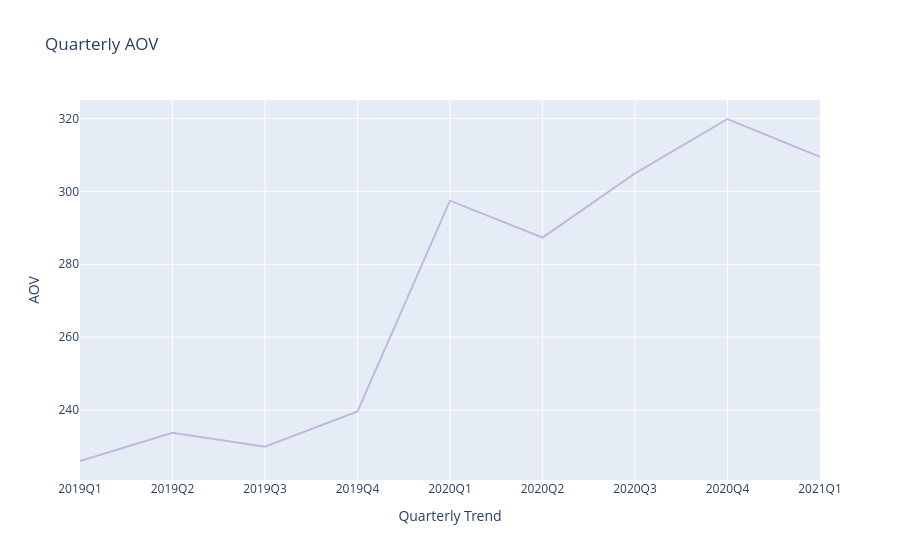

Notebook code cell kept with this figure:
### Code cell
# Graph of AOV of QoQ
fig = px.line(data_frame= aov_quarter, x='QUARTER', y = 'sum',
             labels= {'QUARTER' : 'Quarterly Trend', 
                      'sum' : 'AOV'},
             title= 'Quarterly AOV',
            color_discrete_sequence= ['#BEBADA'])
fig.show()

### Figure 1 — Plotly figure (JSON) as saved in the notebook; plotly's stock layout.template omitted (floating-point values rounded to 4 significant figures)
{"data": [{"hovertemplate": "Quarterly Trend=%{x}<br>AOV=%{y}<extra></extra>", "legendgroup": "", "line": {"color": "#BEBADA", "dash": "solid"}, "marker": {"symbol": "circle"}, "mode": "lines", "name": "", "orientation": "v", "showlegend": false, "type": "scatter", "x": ["2019Q1", "2019Q2", "2019Q3", "2019Q4", "2020Q1", "2020Q2", "2020Q3", "2020Q4", "2021Q1"], "xaxis": "x", "y": [226.0, 233.8, 230.0, 239.6, 297.5, 287.3, 305.0, 319.9, 309.5], "yaxis": "y"}], "layout": {"legend": {"tracegroupgap": 0}, "title": {"text": "Quarterly AOV"}, "xaxis": {"anchor": "y", "domain": [0, 1], "title": {"text": "Quarterly Trend"}}, "yaxis": {"anchor": "x", "domain": [0, 1], "title": {"text": "AOV"}}}}
